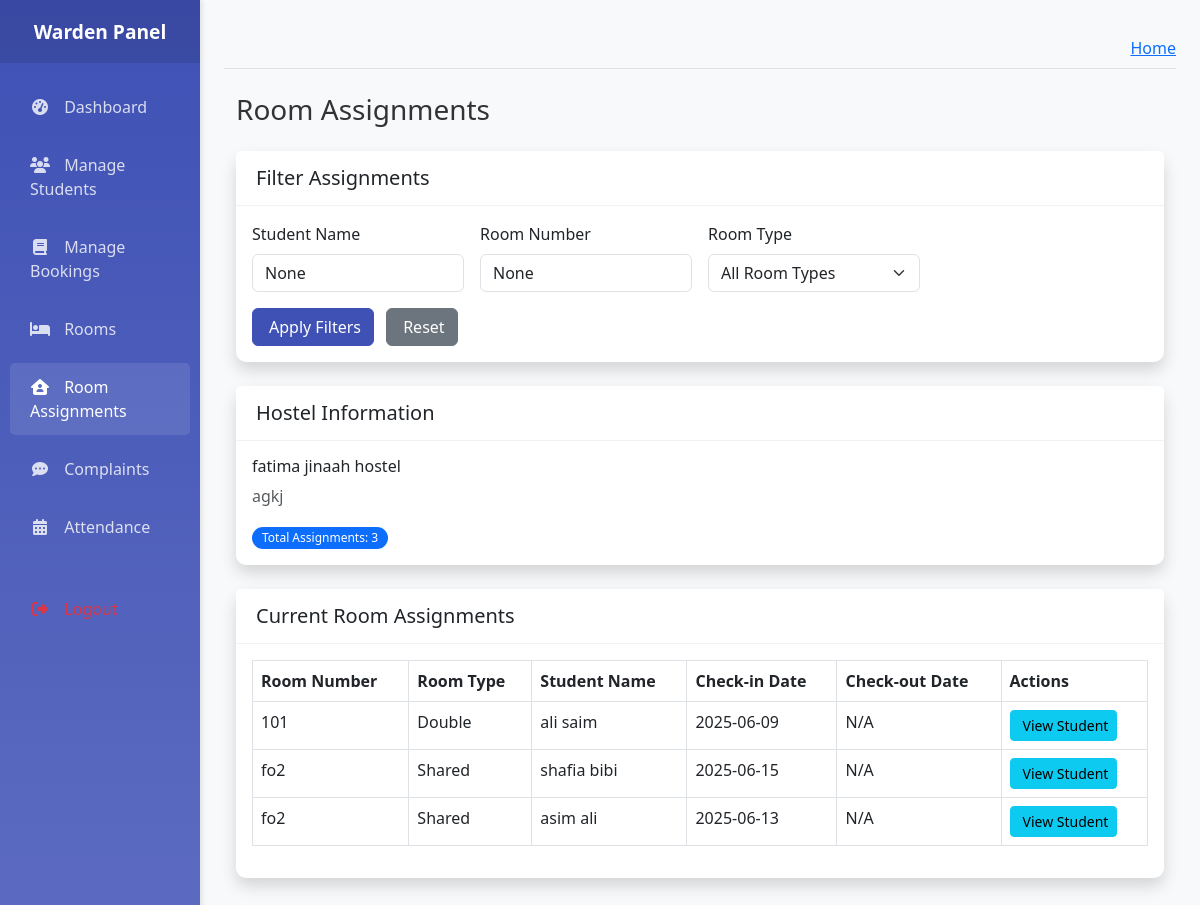
/warden/room-assignments/ (signed in), run on an earlier commit of the app's database.
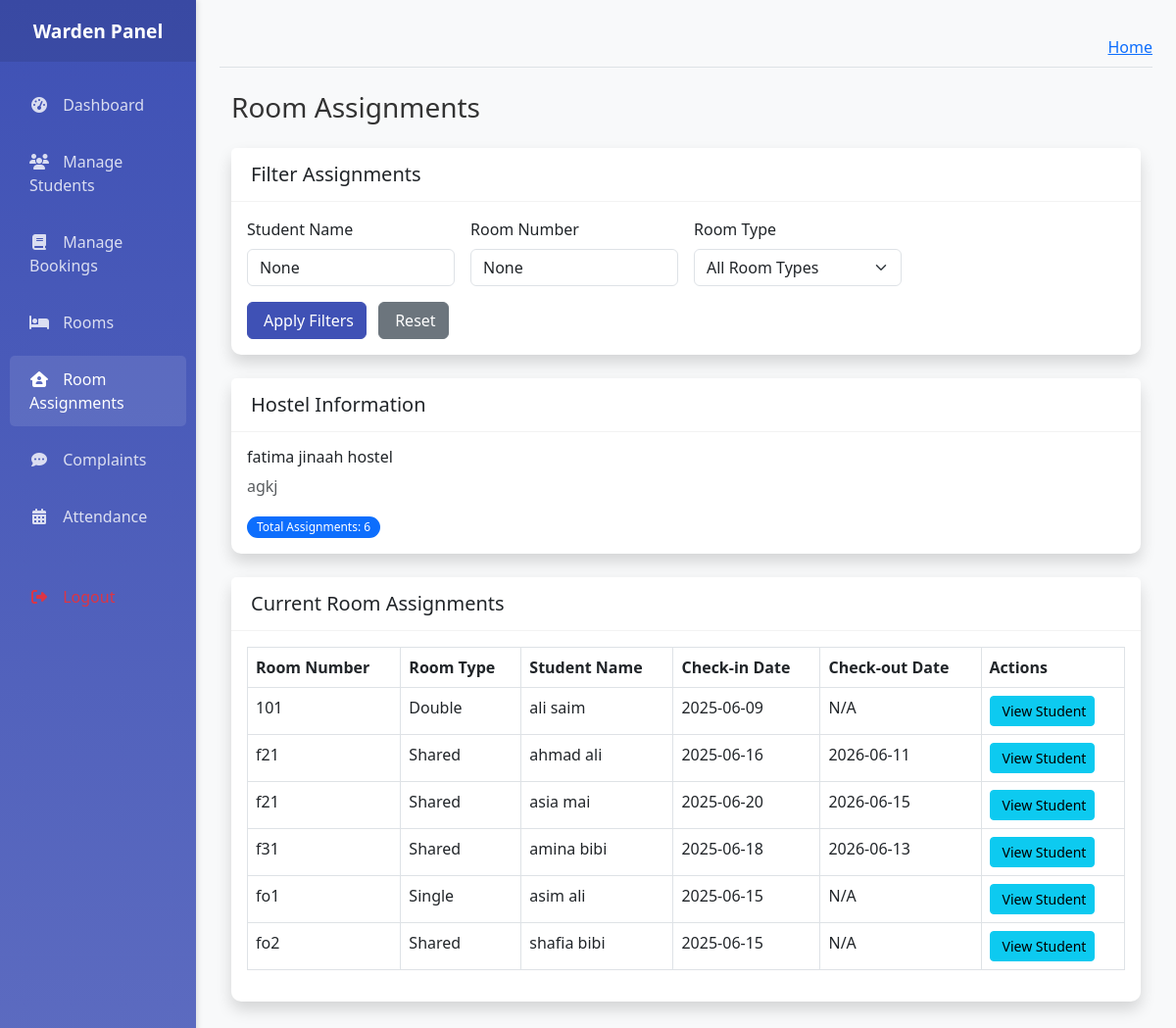
And on a later commit of the database.
### coustom_admin/models.py (models this page shows, shortened)
class RoomAssignment(models.Model):
    booking = models.OneToOneField(
        BookingRequest,
        on_delete=models.CASCADE,
        related_name='room_assignment'
    )
    room = models.ForeignKey(
        Rooms,
        on_delete=models.CASCADE,
        related_name='assignments'
    )
    assigned_date = models.DateTimeField(auto_now_add=True)
    check_in_date = models.DateField(null=True, blank=True)
    check_out_date = models.DateField(null=True, blank=True)
    is_active = models.BooleanField(default=True, db_index=True)
    notes = models.TextField(blank=True)
    assigned_by = models.ForeignKey(
        User,
        on_delete=models.SET_NULL,
        null=True,
        related_name='assigned_rooms'
    )
    class Meta:
        ordering = ['-assigned_date']
        verbose_name = 'Room Assignment'
        verbose_name_plural = 'Room Assignments'

class Rooms(models.Model):
    ROOM_TYPES = [
        ('Single', 'Single'),
        ('Double', 'Double'),
        ('Triple', 'Triple'),
        ('Quad', 'Quad'),
    ]
    ROOM_STATUS = [
        ('Available', 'Available'),
        ('Occupied', 'Occupied'),
        ('Maintenance', 'Maintenance'),
    ]
    hostel = models.ForeignKey(Hostels, on_delete=models.CASCADE, related_name='rooms')
    room_number = models.CharField(max_length=10)
    room_type = models.CharField(max_length=20, choices=ROOM_TYPES)
    capacity = models.PositiveIntegerField(default=1, validators=[MinValueValidator(1), MaxValueValidator(4)])
    current_occupants = models.PositiveIntegerField(default=0, editable=False)
    status = models.CharField(max_length=20, choices=ROOM_STATUS, default='Available')
    rent = models.DecimalField(max_digits=10, decimal_places=2, default=0.00)
    description = models.TextField(blank=True, null=True)
    floor_number = models.PositiveIntegerField()
    created_at = models.DateTimeField(auto_now_add=True)
    updated_at = models.DateTimeField(auto_now=True)
    class Meta:
        verbose_name_plural = "Rooms"
        ordering = ['floor_number', 'room_number']
        unique_together = ['hostel', 'room_number']

class BookingRequest(models.Model):
    STATUS_CHOICES = [
        ('Pending', 'Pending'),
        ('Approved', 'Approved'),
        ('Rejected', 'Rejected'),
        ('Cancelled', 'Cancelled'),
        ('Completed', 'Completed')
    ]
    student = models.ForeignKey(User, on_delete=models.CASCADE, related_name='bookings')
    hostel = models.ForeignKey('Hostels', on_delete=models.CASCADE, related_name='bookings')
    room_type = models.CharField(max_length=20, choices=[
        ('Single', 'Single'),
        ('Double', 'Double'),
        ('Shared', 'Shared')
    ])
    status = models.CharField(max_length=20, choices=STATUS_CHOICES, default='Pending')
    check_in_date = models.DateField()
    check_out_date = models.DateField(null=True, blank=True)
    request_date = models.DateTimeField(auto_now_add=True, help_text='When the booking was requested')
    class Meta:
        constraints = [
            models.UniqueConstraint(
                fields=['student'],
                condition=Q(status='Pending') | Q(status='Approved'),
                name='unique_active_booking_per_student'
            )
        ]
    updated_at = models.DateTimeField(auto_now=True)
    admin_notes = models.TextField(blank=True, null=True)
    class Meta:
        ordering = ['-request_date']

### warden/views.py (the view)
# urls.py: path('room-assignments/', views.room_assignments, name='room_assignments'),
@login_required
@user_passes_test(lambda u: hasattr(u, 'warden_profile'))
def room_assignments(request):
    warden_profile = request.user.warden_profile
    assigned_hostel = HostelWardens.objects.filter(warden=warden_profile).first().hostel if HostelWardens.objects.filter(warden=warden_profile).exists() else None
    if not assigned_hostel:
        messages.error(request, 'You are not assigned to any hostel.')
        return redirect('warden:dashboard')
    assignments = RoomAssignment.objects.filter(
        room__hostel=assigned_hostel,
        is_active=True
    ).select_related('booking__student', 'room')
    student_name = request.GET.get('student_name')
    if student_name:
        assignments = assignments.filter(
            Q(booking__student__first_name__icontains=student_name) |
            Q(booking__student__last_name__icontains=student_name)
        )
    room_number = request.GET.get('room_number')
    if room_number:
        assignments = assignments.filter(room__room_number__icontains=room_number)
    room_type = request.GET.get('room_type')
    if room_type:
        assignments = assignments.filter(room__room_type__icontains=room_type)
    assignments = assignments.order_by('room__room_number')
    context = {
        'page_title': 'Room Assignments',
        'hostel': assigned_hostel,
        'assignments': assignments,
        'total_assignments': assignments.count(),
        'student_name_filter': student_name,
        'room_number_filter': room_number,
        'room_type_filter': room_type,
    }
    return render(request, 'warden/warden_room_assignments.html', context)

### warden/templates/warden/warden_room_assignments.html (shortened to what the changed rows need)
{% extends 'warden/warden_base.html' %}
{% load static %}
{% block content %}
<div class="container-fluid mt-4">
    <h1 class="h3 mb-4 text-gray-800">Room Assignments</h1>
    <div class="card shadow mb-4">
        <div class="card-body">
            <div class="mt-2">
                <span class="badge bg-primary me-2">Total Assignments: {{ total_assignments }}</span>
            </div>
        </div>
    </div>
    <div class="card shadow mb-4">
        <div class="card-body">
            <div class="table-responsive">
                <table class="table table-bordered table-hover" id="assignmentsTable" width="100%" cellspacing="0">
                    <thead>
                        <tr>
                            <th>Room Number</th>
                            <th>Room Type</th>
                            <th>Student Name</th>
                            <th>Check-in Date</th>
                            <th>Check-out Date</th>
                            <th>Actions</th>
                        </tr>
                    </thead>
                    <tbody>
                        {% for assignment in assignments %}
                        <tr>
                            <td>{{ assignment.room.room_number }}</td>
                            <td>{{ assignment.room.room_type }}</td>
                            <td>{{ assignment.booking.student.get_full_name }}</td>
                            <td>{{ assignment.check_in_date|date:"Y-m-d" }}</td>
                            <td>{{ assignment.check_out_date|date:"Y-m-d"|default:"N/A" }}</td>
                            <td>
                                <button type="button" class="btn btn-info btn-sm view-details-btn"
                                        data-bs-toggle="modal"
                                        data-bs-target="#studentDetailsModal"
                                        data-student-id="{{ assignment.booking.student.id }}">
                                     View Student
                                </button>
                            </td>
                        </tr>
                        {% empty %}
                        <tr>
                            <td colspan="6" class="text-center">No active room assignments found for this hostel.</td>
                        </tr>
                        {% endfor %}
                    </tbody>
                </table>
            </div>
        </div>
    </div>
</div>
{% endblock content %}

What changed in the data, as far as the page shows it:
removed RoomAssignment: room.room_number "fo2", room.room_type "Shared", booking.student.get_full_name "asim ali", check_in_date "2025-06-13", check_out_date "N/A"
added RoomAssignment: room.room_number "f21", room.room_type "Shared", booking.student.get_full_name "ahmad ali", check_in_date "2025-06-16", check_out_date "2026-06-11"
added RoomAssignment: room.room_number "f21", room.room_type "Shared", booking.student.get_full_name "asia mai", check_in_date "2025-06-20", check_out_date "2026-06-15"
added RoomAssignment: room.room_number "f31", room.room_type "Shared", booking.student.get_full_name "amina bibi", check_in_date "2025-06-18", check_out_date "2026-06-13"
added RoomAssignment: room.room_number "fo1", room.room_type "Single", booking.student.get_full_name "asim ali", check_in_date "2025-06-15", check_out_date "N/A"
Also different on the page:
{{ total_assignments }}: "3" → "6"
